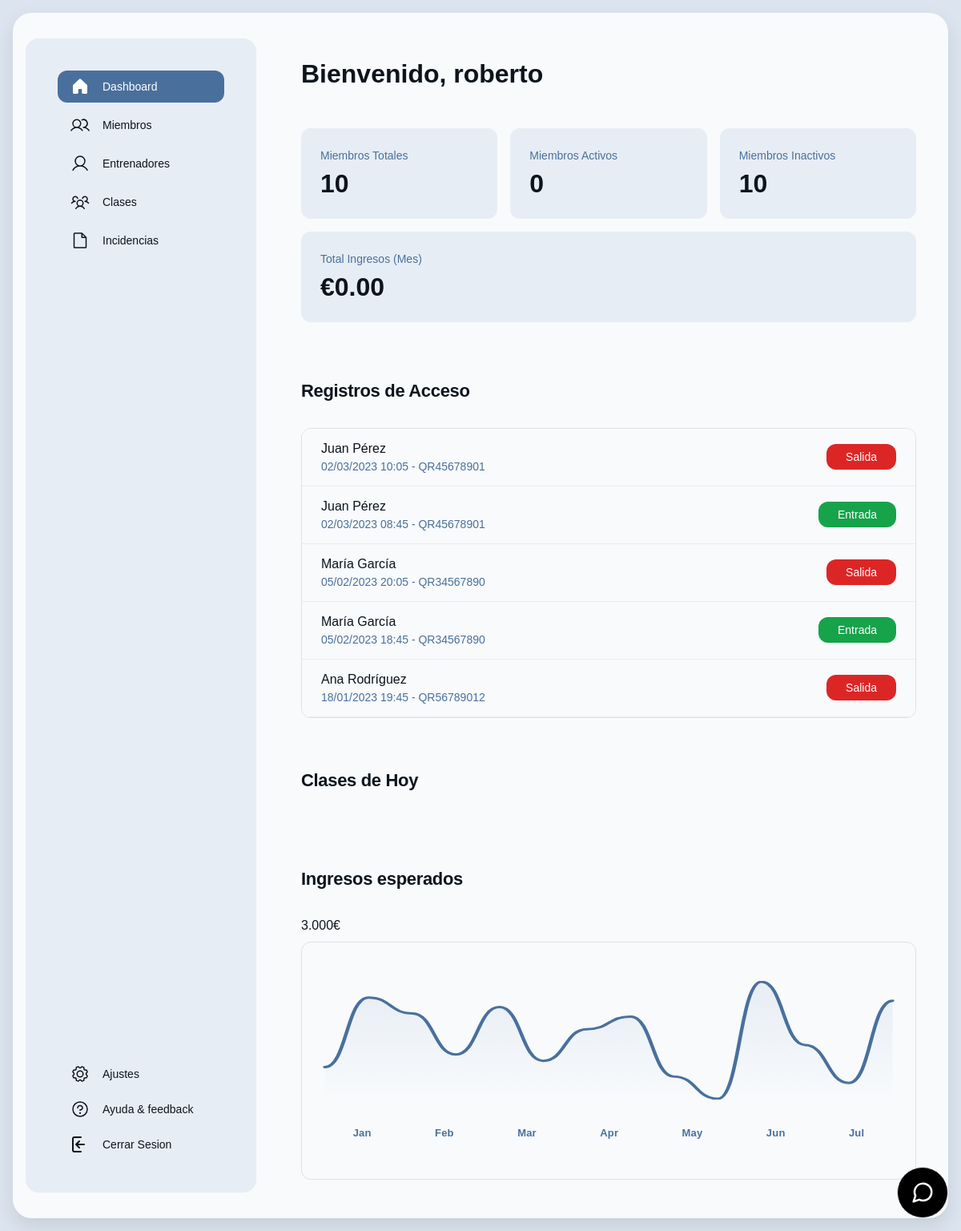
Before: /index.php (signed in) with the older database file.
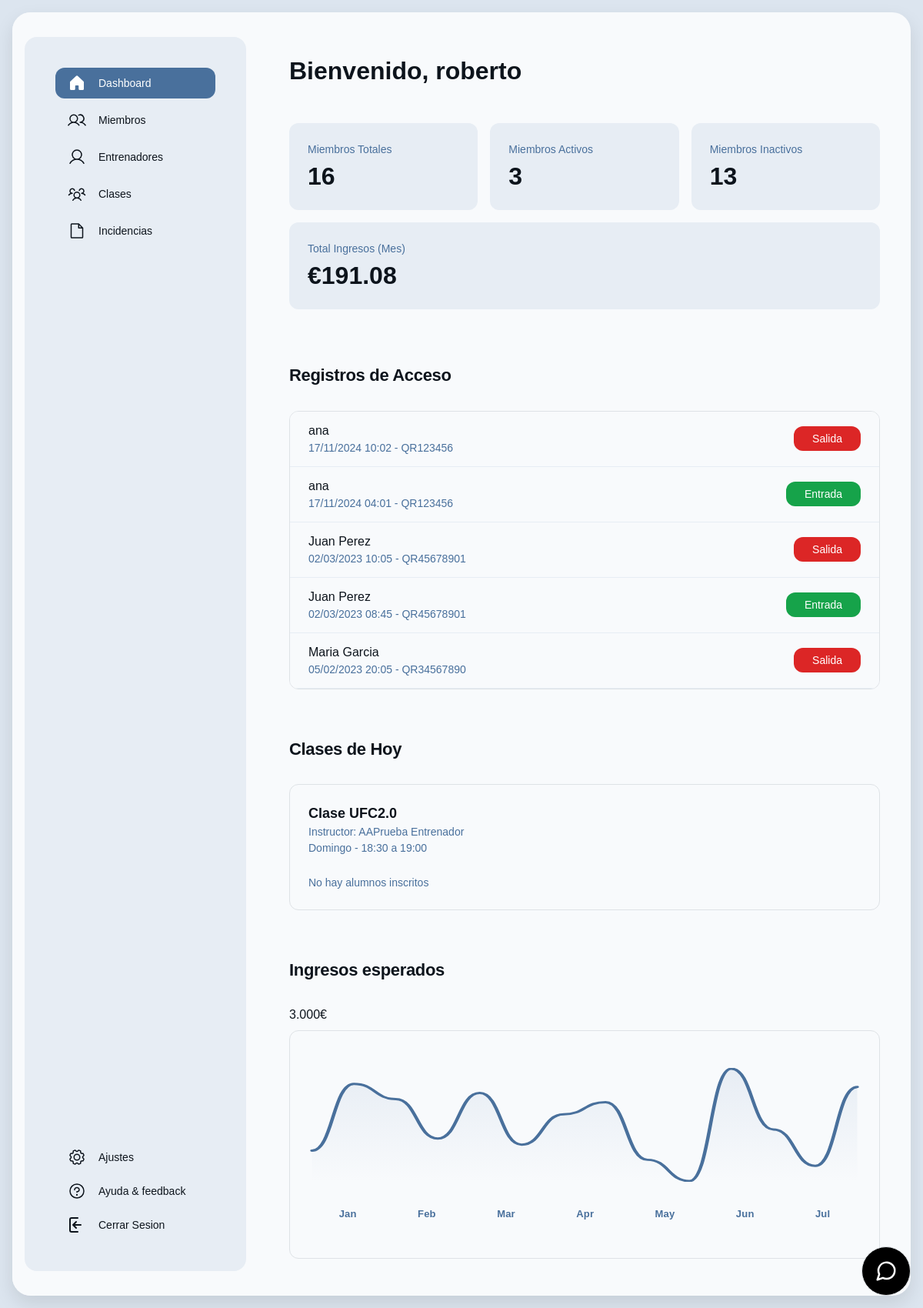
After: the same page with the newer database file.
### tables this page shows
CREATE TABLE `registro_accesos` (
  `id` int(11) NOT NULL,
  `usuario_id` int(11) DEFAULT NULL,
  `fecha` datetime DEFAULT NULL,
  `tipo` enum('entrada','salida') DEFAULT NULL,
  `codigo_qr` varchar(255) DEFAULT NULL
);

CREATE TABLE `usuarios` (
  `id_usuario` int(11) NOT NULL,
  `nombre` varchar(100) DEFAULT NULL,
  `email` varchar(100) DEFAULT NULL,
  `passwd` varchar(255) DEFAULT NULL,
  `fecha_registro` date DEFAULT curdate(),
  `tipo` enum('cliente','admin') DEFAULT 'cliente'
);

CREATE TABLE `clases` (
  `id` int(11) NOT NULL,
  `nombre` varchar(100) DEFAULT NULL,
  `descripcion` text DEFAULT NULL,
  `entrenador_id` int(11) DEFAULT NULL
);

CREATE TABLE `entrenadores` (
  `id` int(11) NOT NULL,
  `nombre` varchar(100) DEFAULT NULL,
  `especialidad` varchar(100) DEFAULT NULL,
  `telefono` varchar(15) DEFAULT NULL,
  `email` varchar(100) DEFAULT NULL
);

### view/dashboard_admin.php (the view, shortened to what the changed rows need)
<!DOCTYPE html>
<html>
  <head>
    <link rel="stylesheet" href="https://cdnjs.cloudflare.com/ajax/libs/font-awesome/4.7.0/css/font-awesome.min.css">
    <link rel="stylesheet" href="https://cdn.jsdelivr.net/npm/sweetalert2@11.7.32/dist/sweetalert2.min.css">
    <script src="https://cdn.tailwindcss.com?plugins=forms,container-queries"></script>
  </head>
  <body>
    <div class="main-card">
      <div class="main-content">
        <div class="sidebar-container">
          <div class="sidebar-inner">
            <div class="flex h-full min-h-[700px] flex-col justify-between p-4">
              <div class="flex flex-col gap-4">
                <div class="flex flex-col gap-2">
                  <div class="flex items-center gap-3 px-3 py-2 rounded-xl bg-[#49709c]">
                    <div class="text-white" data-icon="House" data-size="24px" data-weight="fill">
                    </div>
                    <a class="text-white text-sm font-medium leading-normal" href="index.php?controlador=home&action=home">Dashboard</a>
                  </div>
                  <div class="flex items-center gap-3 px-3 py-2">
                    <div class="text-[#0d141c]" data-icon="Users" data-size="24px" data-weight="regular">
                    </div>
                    <a class="text-[#0d141c] text-sm font-medium leading-normal" href="index.php?controlador=miembros&action=home">Miembros</a>
                  </div>
                  <div class="flex items-center gap-3 px-3 py-2">
                    <div class="text-[#0d141c]" data-icon="User" data-size="24px" data-weight="regular">
                    </div>
                    <a class="text-[#0d141c] text-sm font-medium leading-normal" href="index.php?controlador=entrenadores&action=home">Entrenadores</a>
                  </div>
                  <div class="flex items-center gap-3 px-3 py-2">
                    <div class="text-[#0d141c]" data-icon="UsersThree" data-size="24px" data-weight="regular">
                    </div>
                    <a class="text-[#0d141c] text-sm font-medium leading-normal" href="index.php?controlador=clases&action=home">Clases</a>
                  </div>
                  <div class="flex items-center gap-3 px-3 py-2">
                    <div class="text-[#0d141c]" data-icon="File" data-size="24px" data-weight="regular">
                    </div>
                    <a class="text-[#0d141c] text-sm font-medium leading-normal" href="index.php?controlador=contactar&action=contacto">Incidencias</a>
                  </div>
                </div>
              </div>
              <div class="flex flex-col gap-4">
                <div class="flex flex-col gap-1">
                  <div class="flex items-center gap-3 px-3 py-2">
                    <div class="text-[#0d141c]" data-icon="Gear" data-size="24px" data-weight="regular">
                    </div>
                    <a class="text-[#0d141c] text-sm font-medium leading-normal" href="#">Ajustes</a>
                  </div>
                  <div class="flex items-center gap-3 px-3 py-2">
                    <div class="text-[#0d141c]" data-icon="Question" data-size="24px" data-weight="regular">
                    </div>
                    <a class="text-[#0d141c] text-sm font-medium leading-normal" href="index.php?controlador=contactar&action=contacto">Ayuda &amp; feedback</a>
                  </div>
                  <div class="flex items-center gap-3 px-3 py-2">
                    <div class="text-[#0d141c]" data-icon="Question" data-size="24px" data-weight="regular">
                      <svg xmlns="http://www.w3.org/2000/svg" viewBox="0 0 24 24" width="24" height="24" fill="none" stroke="#0d141c" stroke-width="2" stroke-linecap="round" stroke-linejoin="round">
                        <path d="M13 3H5a2 2 0 0 0-2 2v14a2 2 0 0 0 2 2h8" />
                        <path d="M7 12h10M7 12l4-4M7 12l4 4" />
                      </svg>
                    </div>
                    <a class="text-[#0d141c] text-sm font-medium leading-normal" href="index.php?controlador=miembros&action=desconectar">Cerrar Sesion</a>
                  </div>
                </div>
              </div>
            </div>
          </div>
        </div>
        <div class="content-container">
          <div class="flex flex-wrap justify-between gap-3 p-4">
            <p class="text-[#0d141c] tracking-light text-[32px] font-bold leading-tight min-w-72">Bienvenido, <?php echo htmlspecialchars($_SESSION["nombre"]); ?></p>
          </div>
          <div class="flex flex-wrap gap-3 p-4">
            <div class="flex min-w-[200px] flex-1 flex-col gap-1 rounded-xl bg-[#e7edf4] p-4">
              <p class="text-[#49709c] text-sm font-medium leading-normal">Miembros Totales</p>
              <p class="text-[#0d141c] text-[32px] font-bold leading-tight"><?php echo $totalMembers; ?></p>
            </div>
            <div class="flex min-w-[200px] flex-1 flex-col gap-1 rounded-xl bg-[#e7edf4] p-4">
              <p class="text-[#49709c] text-sm font-medium leading-normal">Miembros Activos</p>
              <p class="text-[#0d141c] text-[32px] font-bold leading-tight"><?php echo $activeMembers; ?></p>
            </div>
            <div class="flex min-w-[200px] flex-1 flex-col gap-1 rounded-xl bg-[#e7edf4] p-4">
              <p class="text-[#49709c] text-sm font-medium leading-normal">Miembros Inactivos</p>
              <p class="text-[#0d141c] text-[32px] font-bold leading-tight"><?php echo $inactiveMembers; ?></p>
            </div>
            <div class="flex min-w-[200px] flex-1 flex-col gap-1 rounded-xl bg-[#e7edf4] p-4">
              <p class="text-[#49709c] text-sm font-medium leading-normal">Total Ingresos (Mes)</p>
              <p class="text-[#0d141c] text-[32px] font-bold leading-tight">€<?php echo number_format($totalRevenue, 2); ?></p>
            </div>
          </div>
          <h2 class="text-[#0d141c] text-[22px] font-bold leading-tight tracking-[-0.015em] px-4 pb-3 pt-5">Registros de Acceso</h2>
          <div class="px-4 py-3">
            <div class="flex flex-col overflow-hidden rounded-xl border border-[#49709c] bg-[#f8fafc]">
              <?php foreach ($lastAccessLogs as $log): ?>
              <div class="flex items-center gap-4 bg-[#f8fafc] px-4 min-h-[72px] py-2 justify-between border-b border-[#e7edf4] w-full">
                <div class="flex flex-col justify-center">
                  <p class="text-[#0d141c] text-base font-medium leading-normal line-clamp-1"><?php echo htmlspecialchars($log['nombre']); ?></p>
                  <p class="text-[#49709c] text-sm font-normal leading-normal line-clamp-2">
                    <?php
                    $fecha = new DateTime($log['fecha']);
                    echo $fecha->format('d/m/Y H:i') . ' - ' .
                        ($log['codigo_qr']);
                    ?>
                  </p>
                </div>
                <div class="shrink-0">
                  <span class="flex min-w-[84px] max-w-[480px] items-center justify-center overflow-hidden rounded-xl h-8 px-4 <?php echo $log['tipo'] == 'entrada' ? 'bg-green-600' : 'bg-red-600'; ?> text-white text-sm font-medium leading-normal w-fit">
                    <?php echo $log['tipo'] == 'entrada' ? 'Entrada' : 'Salida'; ?>
                  </span>
                </div>
              </div>
              <?php endforeach; ?>
            </div>
          </div>
          <?php
          require_once("model/clases_model.php");
          $clasesModel = new ClasesModel();
          $clasesHoy = $clasesModel->get_clases_hoy();
          ?>
          <h2 class="text-[#0d141c] text-[22px] font-bold leading-tight tracking-[-0.015em] px-4 pb-3 pt-5">Clases de Hoy</h2>
          <div class="px-4 py-3">
            <div class="grid grid-cols-[repeat(auto-fit,minmax(250px,1fr))] gap-4">
              <?php foreach ($clasesHoy as $clase): ?>
              <div class="flex flex-col gap-3 rounded-xl border border-[#49709c] bg-[#f8fafc] p-4">
                <div>
                  <p class="text-[#0d141c] text-lg font-bold leading-normal"><?php echo htmlspecialchars($clase['nombre']); ?></p>
                  <p class="text-[#49709c] text-sm font-normal leading-normal">Instructor: <?php echo htmlspecialchars($clase['nombre_entrenador']); ?></p>
                  <p class="text-[#49709c] text-sm font-normal leading-normal">
                    <?php echo htmlspecialchars($clase['dia_semana']); ?> -
                    <?php echo date('H:i', strtotime($clase['hora_inicio'])); ?> a
                    <?php echo date('H:i', strtotime($clase['hora_fin'])); ?>
                  </p>
                </div>
                <?php if (!empty($clase['alumnos'])): ?>
                <div class="mt-2">
                  <p class="text-[#0d141c] text-sm font-medium leading-normal mb-2">Alumnos Inscritos:</p>
                  <div class="flex flex-col gap-2">
                    <?php foreach ($clase['alumnos'] as $alumno): ?>
                    <div class="flex items-center gap-2 bg-[#e7edf4] px-3 py-2 rounded-lg">
                      <p class="text-[#0d141c] text-sm font-normal leading-normal flex-1"><?php echo htmlspecialchars($alumno); ?></p>
                      <form action="index.php?controlador=clases&action=eliminarAlumno" method="POST" class="ml-auto" onsubmit="return confirmarEliminacion(event)">
                        <input type="hidden" name="clase_id" value="<?php echo $clase['id']; ?>">
                        <input type="hidden" name="alumno_nombre" value="<?php echo htmlspecialchars($alumno); ?>">
                        <button type="submit" class="text-red-500 hover:text-red-700 transition-colors">
                          <svg xmlns="http://www.w3.org/2000/svg" width="20" height="20" fill="currentColor" viewBox="0 0 256 256">
                            <path d="M216,48H176V40a24,24,0,0,0-24-24H104A24,24,0,0,0,80,40v8H40a8,8,0,0,0,0,16h8V208a16,16,0,0,0,16,16H192a16,16,0,0,0,16-16V64h8a8,8,0,0,0,0-16ZM96,40a8,8,0,0,1,8-8h48a8,8,0,0,1,8,8v8H96Zm96,168H64V64H192ZM80,104a8,8,0,0,1,16,0v64a8,8,0,0,1-16,0Zm80,0a8,8,0,0,1,16,0v64a8,8,0,0,1-16,0Z"></path>
                          </svg>
                        </button>
                      </form>
                    </div>
                    <?php endforeach; ?>
                  </div>
                </div>
                <?php else: ?>
                <div class="mt-2">
                  <p class="text-[#49709c] text-sm font-normal leading-normal">No hay alumnos inscritos</p>
                </div>
                <?php endif; ?>
              </div>
              <?php endforeach; ?>
            </div>
          </div>
          <h2 class="text-[#0d141c] text-[22px] font-bold leading-tight tracking-[-0.015em] px-4 pb-3 pt-5">Ingresos esperados</h2>
          <div class="flex flex-wrap gap-4 px-4 py-3">
            <div class="flex min-w-72 flex-1 flex-col gap-2">
              <p class="text-[#0d141c] text-base font-medium leading-normal">3.000€</p>
              <div class="flex overflow-hidden rounded-xl border border-[#49709c] bg-[#f8fafc] p-4">
                <div class="flex min-h-[180px] flex-1 flex-col gap-8 py-4">
                  <div class="flex justify-around">
                    <p class="text-[#49709c] text-[13px] font-bold leading-normal tracking-[0.015em]">Jan</p>
                    <p class="text-[#49709c] text-[13px] font-bold leading-normal tracking-[0.015em]">Feb</p>
                    <p class="text-[#49709c] text-[13px] font-bold leading-normal tracking-[0.015em]">Mar</p>
                    <p class="text-[#49709c] text-[13px] font-bold leading-normal tracking-[0.015em]">Apr</p>
                    <p class="text-[#49709c] text-[13px] font-bold leading-normal tracking-[0.015em]">May</p>
                    <p class="text-[#49709c] text-[13px] font-bold leading-normal tracking-[0.015em]">Jun</p>
                    <p class="text-[#49709c] text-[13px] font-bold leading-normal tracking-[0.015em]">Jul</p>
                  </div>
                </div>
              </div>
            </div>
          </div>
        </div>
      </div>
    </div>
    <button
      class="fixed bottom-4 right-4 inline-flex items-center justify-center text-sm font-medium disabled:pointer-events-none disabled:opacity-50 border rounded-full w-16 h-16 bg-black hover:bg-gray-700 m-0 cursor-pointer border-gray-200 bg-none p-0 normal-case leading-5 hover:text-gray-900"
      type="button" aria-haspopup="dialog" aria-expanded="false" data-state="closed" id="chatToggle">
      <svg xmlns="http://www.w3.org/2000/svg" width="30" height="40" viewBox="0 0 24 24" fill="none" stroke="currentColor" stroke-width="2" stroke-linecap="round" stroke-linejoin="round" class="text-white block border-gray-200 align-middle">
        <path d="m3 21 1.9-5.7a8.5 8.5 0 1 1 3.8 3.8z" class="border-gray-200">
        </path>
      </svg>
    </button>
  </body>
</html>

Changed rows visible on the page:
no longer on this page (row unchanged): registro_accesos: usuario.nombre "María García", fecha "05/02/2023 18:45", codigo_qr "QR34567890", tipo "Entrada"
no longer on this page (row unchanged): registro_accesos: usuario.nombre "Ana Rodríguez", fecha "18/01/2023 19:45", codigo_qr "QR56789012", tipo "Salida"
added registro_accesos: usuario.nombre "ana", fecha "17/11/2024 10:02", codigo_qr "QR123456", tipo "Salida"
added registro_accesos: usuario.nombre "ana", fecha "17/11/2024 04:01", codigo_qr "QR123456", tipo "Entrada"
changed through a linked row, registro_accesos (number 3 of 5 on the later page): usuario.nombre "Juan Pérez" → "Juan Perez"
changed through a linked row, registro_accesos (number 4 of 5 on the later page): usuario.nombre "Juan Pérez" → "Juan Perez"
changed through a linked row, registro_accesos "QR34567890": usuario.nombre "María García" → "Maria Garcia"
added clases: nombre "Clase UFC2.0", entrenador.nombre "AAPrueba Entrenador", dia_semana "Domingo", hora_inicio "18:30", hora_fin "19:00"
Other visible differences:
$totalMembers: "10" → "16"
$activeMembers: "0" → "3"
$inactiveMembers: "10" → "13"
$totalRevenue: "0.00" → "191.08"
